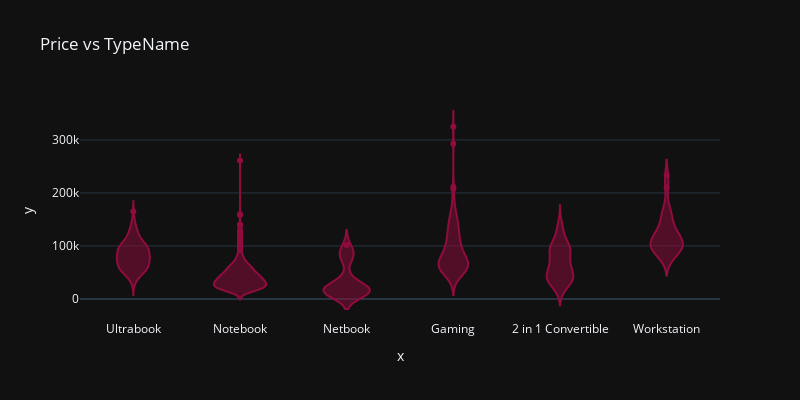

Notebook source saved alongside this figure:
### Code cell
px.violin(x=df['TypeName'],y=df['Price'],title='Price vs TypeName',width=800,height=400,color_discrete_sequence=['#900C3F'],template='plotly_dark')

### Figure 1 — Plotly figure (JSON) as saved in the notebook; plotly's stock layout.template omitted (floating-point values rounded to 4 significant figures; data arrays with more than 128 entries replaced by an {"elided": "..."} marker saying what was removed)
{"data": [{"alignmentgroup": "True", "box": {"visible": false}, "hovertemplate": "x=%{x}<br>y=%{y}<extra></extra>", "legendgroup": "", "marker": {"color": "#900C3F"}, "name": "", "offsetgroup": "", "orientation": "v", "scalegroup": "True", "showlegend": false, "type": "violin", "x": {"elided": "1303 str values"}, "x0": " ", "xaxis": "x", "y": {"elided": "1303 float values"}, "y0": " ", "yaxis": "y"}], "layout": {"height": 400, "legend": {"tracegroupgap": 0}, "title": {"text": "Price vs TypeName"}, "violinmode": "group", "width": 800, "xaxis": {"anchor": "y", "domain": [0, 1], "title": {"text": "x"}}, "yaxis": {"anchor": "x", "domain": [0, 1], "title": {"text": "y"}}}}
